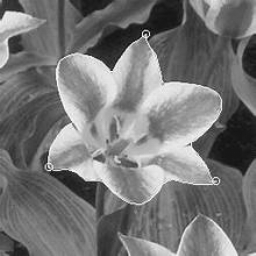
#> input picture ASSIGNEMT 1/Q1/image.jpg, 256 x 256 px
$ python Q1.py   (older library calls are emulated)
#> lines starting #> are read from the running program, lines starting #| are printed output that depends on the picture; after the words box and inside, x2 and y2 are one past the last pixel; in counts of white or black regions, pixels touching at a corner belong together
import random
import cv2
import numpy as np

# ----------------------------------First Part----------------------------------
# Load the image
image_path = "image.jpg"
image = cv2.imread(image_path, cv2.IMREAD_GRAYSCALE)
#> image is the input picture: shape (256, 256); min 5, max 255, mean 117.6
cv2.imshow("256*256 bits size and 8-bits grey level Image", image)
cv2.waitKey(0)
copy_image = np.copy(image)  # Copy the image for the last part

# ----------------------------------Second Part----------------------------------
# Apply the power-law transformation
c = 1
gamma = 0.4  # Define the tuning parameters for this equation s = cr^gamma -----> where c is constant, r is the
# input pixel and gamma is the gamma correction
image_after_normalized = image.astype(np.float32) / 255.0
image_after_power_low = c * np.power(image_after_normalized, gamma)  # s = c*r^gamma
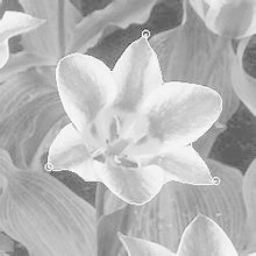
#> image_after_power_low: shape (256, 256) float32; min 0.207, max 1, mean 0.715
image_after_power_low = (image_after_power_low * 255).astype(np.uint8)  # Convert the result to uint8 (
# standard image format) -----> The output image will be grayed, because we have gamma = 0.4 (less than 1 ---> Log)
cv2.imshow("Image With Power Low Transformation ----> gamma = 0.4", image_after_power_low)
cv2.waitKey(0)

# ----------------------------------Third Part-----------------------------------
mean = 0  # Mean = 0 for the Gaussian noise
variance = 40  # Variance for the gaussian filter, by default the mean = 0
gaussian_noise = np.random.normal(mean, np.sqrt(variance), image.shape)
image_after_gaussian_noise = image.astype(np.float32) + gaussian_noise
image_after_gaussian_noise = np.clip(image_after_gaussian_noise, 0, 255)
image_after_gaussian_noise = np.uint8(image_after_gaussian_noise)
cv2.imshow("Image With Gaussian Noise ----> Variance = 40 And Mean = 0", image_after_gaussian_noise)
cv2.waitKey(0)

# ----------------------------------Forth Part-----------------------------------
kernel_size = (5, 5)  # Kernel Size = 5 * 5
image_after_box_filter = cv2.boxFilter(image_after_gaussian_noise, -1, kernel_size, normalize=True)
cv2.imshow("Image With Box Filter ----> Kernel size = 5*5", image_after_box_filter)
cv2.waitKey(0)

# ----------------------------------Fifth Part-----------------------------------

# Adding salt and pepper noisy data
salt_probability_of_the_image = 0.1
pepper_probability_of_the_image = 0.1

number_of_salt_noises = int(salt_probability_of_the_image * image.size)
#> number_of_salt_noises = 6553
number_of_pepper_noises = int(pepper_probability_of_the_image * image.size)
#> number_of_pepper_noises = 6553

salts_pixels = [[]]
pepper_pixels = [[]]

width = image.shape[0]
#> width = 256
height = image.shape[1]
#> height = 256

for i in range(0, number_of_salt_noises):
    salt_pixel_x = random.randint(0, width-1)
    salt_pixel_y = random.randint(0, height-1)

    pepper_pixel_x = random.randint(0, width-1)
    pepper_pixel_y = random.randint(0, height-1)

    image[salt_pixel_x][salt_pixel_y] = 255
    image[pepper_pixel_x][pepper_pixel_y] = 0
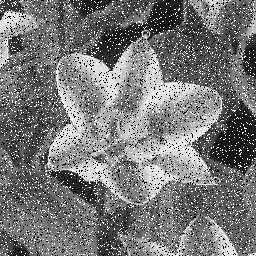
#> image: shape (256, 256); 18.04% of pixels changed, all inside (x1, y1, x2, y2) = (0, 0, 256, 256)

cv2.imshow("Image With Salt and Pepper Noise", image)
cv2.waitKey(0)

# Remove (Not Reduce) the salt and pepper noisy data by the median filter
kernel_size = 7
image_after_median_filter = cv2.medianBlur(image, kernel_size)
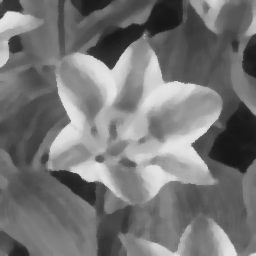
#> image_after_median_filter: shape (256, 256); min 22, max 229, mean 117
cv2.imshow("Image With Median Filter ----> 7*7 Kernel Size", image_after_median_filter)
cv2.waitKey(0)

# ----------------------------------Sixth Part-----------------------------------
kernel_size = (7, 7)
image_after_box_filter_with_solt_and_pepper = cv2.boxFilter(image, -1, kernel_size)
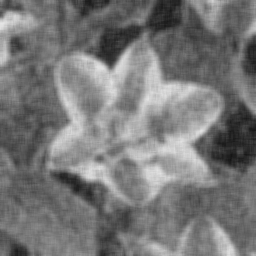
#> image_after_box_filter_with_solt_and_pepper: shape (256, 256); min 21, max 229, mean 119.3
cv2.imshow("Image With Box Filter And Solt And Pepper Noise ----> Kernel size = 7*7",
           image_after_box_filter_with_solt_and_pepper)
cv2.waitKey(0)

# ----------------------------------Seventh Part-----------------------------------

sobel_X_kernel = np.array([-1, -2, -1, 0, 0, 0, 1, 2, 1])
sobel_Y_kernel = np.array([-1, 0, 1, -2, 0, 2, -1, 0, 1])

# Add one row of zeros above row number 0
image_with_zeros_above = np.vstack([np.zeros((1, copy_image.shape[1]), dtype=np.uint8), copy_image])

# Add one row of zeros below row number 1
image_with_zeros_below = np.vstack([image_with_zeros_above, np.zeros((1, copy_image.shape[1]), dtype=np.uint8)])

# Add one column of zeros to the left of column number 0
image_with_zeros_left = np.hstack(
    [np.zeros((image_with_zeros_below.shape[0], 1), dtype=np.uint8), image_with_zeros_below])
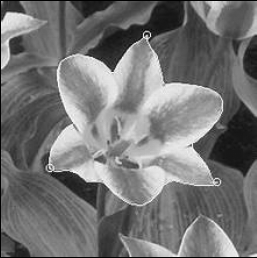
#> image_with_zeros_left: shape (258, 257); min 0, max 255, mean 116.2

# Add one column of zeros to the right of column number 1
image_with_zeros_both_sides = np.hstack(
    [image_with_zeros_left, np.zeros((image_with_zeros_left.shape[0], 1), dtype=np.uint8)])
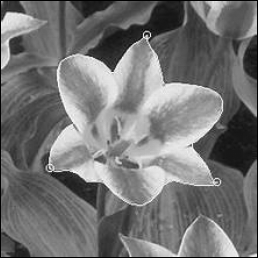
#> image_with_zeros_both_sides: shape (258, 258); min 0, max 255, mean 115.8

rows = image_with_zeros_both_sides.shape[0]
#> rows = 258
columns = image_with_zeros_both_sides.shape[1]
#> columns = 258

height = copy_image.shape[0]
width = copy_image.shape[1]

G = np.zeros((height, width), dtype=int)

for row in range(1, rows - 1):
    for column in range(1, columns - 1):
        # Do a filter for the current pixel
        first_row = image_with_zeros_both_sides[row - 1][column - 1:column + 2]
        second_row = image_with_zeros_both_sides[row][column - 1:column + 2]
        third_row = image_with_zeros_both_sides[row + 1][column - 1:column + 2]

        kernel_image_for_this_pixel = np.concatenate([first_row, second_row, third_row])

        # Do a dot product between the current filter for this pixel and the sobel x
        gx = np.dot(sobel_X_kernel, kernel_image_for_this_pixel)
        gy = np.dot(sobel_Y_kernel, kernel_image_for_this_pixel)

        G[row - 1, column - 1] = (gx ** 2 + gy ** 2) ** 0.5
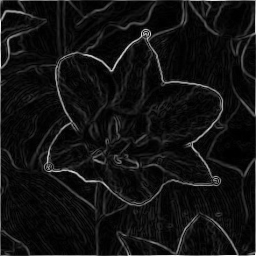
#> G: shape (256, 256) int64; min 0, max 960, mean 70.2; drawn with min black and max white

#Normalize the Gradient
sobel_mag_image = cv2.normalize(G, None, 0, 255, cv2.NORM_MINMAX, cv2.CV_8U)
cv2.imshow('Normalized Gradient', cv2.convertScaleAbs(sobel_mag_image))
cv2.waitKey(0)
